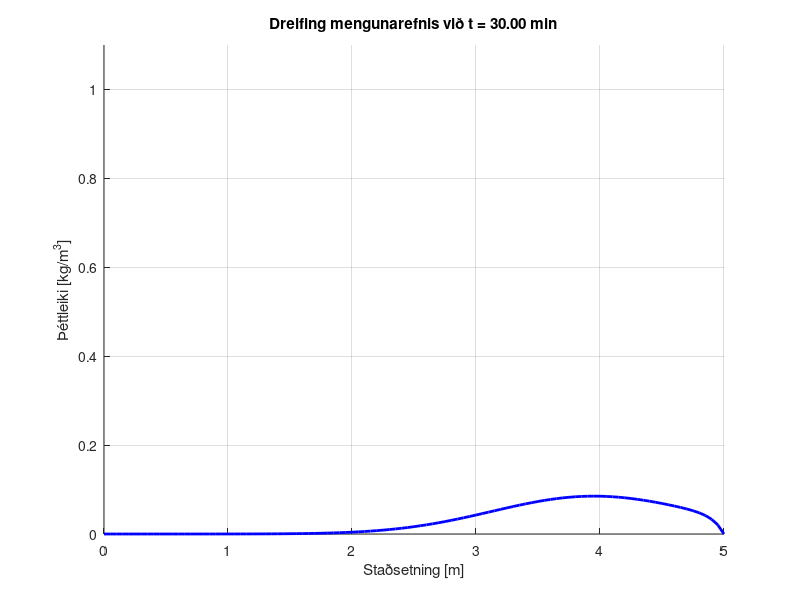

Reproduce this figure in MATLAB. (Note: this script raises an error after producing the figure.)
% skilaverkefni 4
% part 4
clc;clear all;
L = 5;T = 30;m = 100;n = 100;
D = 0.01;v = 0.1;h = L / m;k = T / n;

alpha = (k * D)/(h^2);
beta = (v * k)/(2*h);

A = diag(1 + 2 * alpha * ones(m-1, 1)) + ...
    diag((-alpha - beta) * ones(m-2, 1), -1) + ...
    diag((-alpha + beta) * ones(m-2, 1), 1);

% upphafsskilyrði
x = linspace(0, L, m+1);
w = zeros(m+1, n+1);
w(:, 1) = exp(-((x-1).^2)/D);

for j = 2:n+1
    b = w(2:m, j-1);
    w(2:m, j) = A \ b;
    w(1, j) = 0;
    w(m+1, j) = 0;
end

% Animation parameters
FPS = 15;                 % Frames per second for playback
n_frames = n + 1;         % Total number of frames
hfig = figure('visible', 'off'); % Hidden figure window for rendering
F(1:n_frames) = getframe(hfig); % Preallocate frames

% Generate frames
max_conc = max(w(:));
for j = 1:n_frames
    % Clear the figure
    clf;
    hold on;
    
    % Plot pollutant concentration
    plot(x, w(:, j), 'b-', 'LineWidth', 2);
    
    % Set axis limits and labels
    axis([0, L, 0, max_conc * 1.1]); % Adjust limits based on expected results
    xlabel('Staðsetning [m]');
    ylabel('Þéttleiki [kg/m^3]');
    title(sprintf('Dreifing mengunarefnis við t = %.2f min', (j-1) * k));
    grid on;
    
    % Store frame
    F(j) = getframe(hfig);
end

% Play animation
close all;
movie(gcf, F, 1, FPS);

% Save animation as video
v = VideoWriter('Pollutant_Animation1.mp4', 'MPEG-4');
v.FrameRate = FPS;
open(v);
writeVideo(v, F);
close(v);

[~, max_idx] = max(w(:, end));
disp(['Maximum concentration at t = 30 min: ', num2str(max(w(:, end))), ' at x = ', num2str(x(max_idx))]);

%% part 5
clc;clear all;
L = 5;T = 30;m = 1000;n = 1000;
D = 0.01;v = 0.1;h = L / m;k = T / n;

alpha = (k * D)/(h^2);
beta = (v * k)/(2*h);

main_diag = (1 + 2 * alpha) * ones(m-1, 1);
lower_diag = (-alpha - beta) * ones(m-1, 1);
upper_diag = (-alpha + beta) * ones(m-1, 1);

A = spdiags([lower_diag main_diag upper_diag], [-1 0 1], m-1, m-1);

% upphafsskilyrði
x = linspace(0, L, m+1);
w = zeros(m+1, n+1);
w(:, 1) = exp(-((x-1).^2)/D);

for j = 2:n+1
    b = w(2:m, j-1);
    w(2:m, j) = A \ b;
    w(1, j) = 0;
    w(m+1, j) = 0;
end

% Animation parameters
FPS = 50;                 % Frames per second for playback
n_frames = n + 1;         % Total number of frames
hfig = figure('visible', 'off'); % Hidden figure window for rendering
F(1:n_frames) = getframe(hfig); % Preallocate frames

% Generate frames
max_conc = max(w(:));
for j = 1:n_frames
    % Clear the figure
    clf;
    hold on;
    
    % Plot pollutant concentration
    plot(x, w(:, j), 'b-', 'LineWidth', 2);
    
    % Set axis limits and labels
    axis([0, L, 0, max_conc * 1.1]); % Adjust limits based on expected results
    xlabel('Staðsetning [m]');
    ylabel('Þéttleiki [kg/m^3]');
    title(sprintf('Dreifing á mengunarefni við t = %.2f min', (j-1) * k));
    grid on;
    
    % Store frame
    F(j) = getframe(hfig);
end

% Play animation
close all;
movie(gcf, F, 1, FPS);

% Save animation as video
v = VideoWriter('Pollutant_Animation2.mp4', 'MPEG-4');
v.FrameRate = FPS;
open(v);
writeVideo(v, F);
close(v);

[~, max_idx] = max(w(:, end));
disp(['Maximum concentration at t = 30 min: ', num2str(max(w(:, end))), ' at x = ', num2str(x(max_idx))]);

%%
% Common parameters
clc; clear all;
L = 5; T = 30; 
D = 0.01; v = 0.1; 
time_steps = [0, T/6, 2*T/6, 3*T/6, 4*T/6, 5*T/6]; % Time points for plotting

% Parameters for Part 4
m1 = 100; n1 = 100;
h1 = L / m1; k1 = T / n1;
alpha1 = (k1 * D) / (h1^2);
beta1 = (v * k1) / (2 * h1);

A1 = diag(1 + 2 * alpha1 * ones(m1-1, 1)) + ...
    diag((-alpha1 - beta1) * ones(m1-2, 1), -1) + ...
    diag((-alpha1 + beta1) * ones(m1-2, 1), 1);

x1 = linspace(0, L, m1+1);
w1 = zeros(m1+1, n1+1);
w1(:, 1) = exp(-((x1-1).^2)/D);

for j = 2:n1+1
    b1 = w1(2:m1, j-1);
    w1(2:m1, j) = A1 \ b1;
    w1(1, j) = 0;
    w1(m1+1, j) = 0;
end

% Parameters for Part 5
m2 = 1000; n2 = 1000;
h2 = L / m2; k2 = T / n2;
alpha2 = (k2 * D) / (h2^2);
beta2 = (v * k2) / (2 * h2);

main_diag = (1 + 2 * alpha2) * ones(m2-1, 1);
lower_diag = (-alpha2 - beta2) * ones(m2-1, 1);
upper_diag = (-alpha2 + beta2) * ones(m2-1, 1);

A2 = spdiags([lower_diag main_diag upper_diag], [-1 0 1], m2-1, m2-1);

x2 = linspace(0, L, m2+1);
w2 = zeros(m2+1, n2+1);
w2(:, 1) = exp(-((x2-1).^2)/D);

for j = 2:n2+1
    b2 = w2(2:m2, j-1);
    w2(2:m2, j) = A2 \ b2;
    w2(1, j) = 0;
    w2(m2+1, j) = 0;
end

% Plot results for comparison
for t_idx = 1:length(time_steps)
    t_plot = time_steps(t_idx);
    idx1 = round(t_plot / k1) + 1; % Find index for Part 4
    idx2 = round(t_plot / k2) + 1; % Find index for Part 5
    figure;
    hold on;
    plot(x1, w1(:, idx1), 'b-', 'LineWidth', 1.5, 'DisplayName', 'Dæmi 4 (m=n=100)');
    plot(x2, w2(:, idx2), 'r:', 'LineWidth', 1.5, 'DisplayName', 'Dæmi 5 (m=n=1000)');
    hold off;
    
    xlabel('Staðsetning [m]');
    ylabel('Þéttleiki [kg/m^3]');
    % title(sprintf('Dreifing mengunarefninsin við t = %.0f/6T', t_idx-1));
    legend('Location', 'best');
    ylim([0 1])
    grid on;
end
